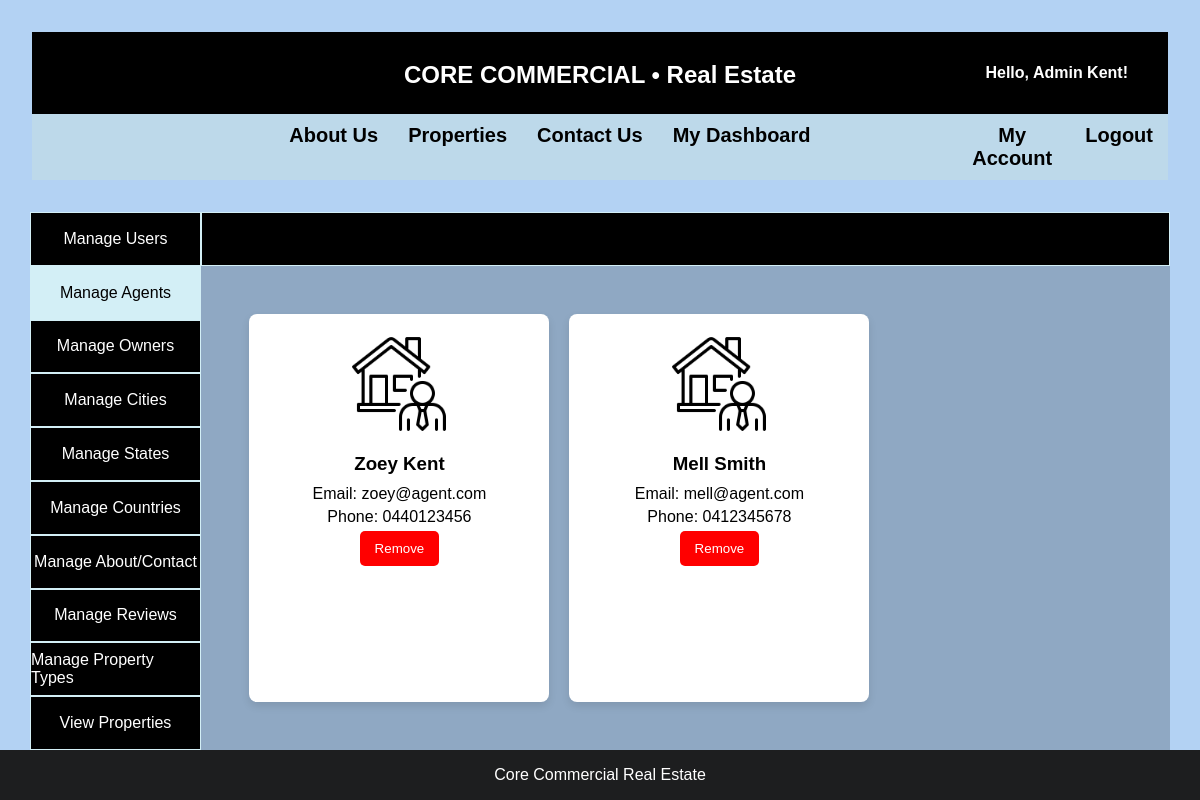
Screenshot of /admin/manage-agents.php (signed in) with the database file from the repository.
### tables this page shows
CREATE TABLE IF NOT EXISTS agents (
    id INT AUTO_INCREMENT PRIMARY KEY,
    name VARCHAR(100) NOT NULL,
    email VARCHAR(100) NOT NULL UNIQUE,
    phone VARCHAR(20)
);

### admin/manage-agents.php (the view, shortened to what this page needs)
<?php
include '../includes/db.php';
$agentsStatement = $pdo->query("SELECT * FROM agents");
$agents = $agentsStatement->fetchAll(PDO::FETCH_ASSOC);
?>
<!DOCTYPE html>
<html lang="en">
<head>
    <link rel="stylesheet" href="../assets/css/style.css">
</head>
<body>
    <div class="admin-dashboard">
        <header class="navbar">
            <nav class="nav-bar-container">
                <div class="nav-left">
                    <h1><a href="../index.php"><b>CORE COMMERCIAL</b> • Real Estate</a></h1>
                </div>
                <div class="nav-right">
                    <?php if (isset($_SESSION['user_id'])): ?>
                        <span id="greeting">Hello, <?php echo htmlspecialchars($_SESSION['name']); ?>!</span>
                    <?php endif; ?>
                </div>
            </nav>
            <nav class="nav-links">
                <ul>
                    <div class="centered-links">
                        <li><a href="../about.php">About Us</a></li>
                        <li><a href="../customer/properties.php">Properties</a></li>
                        <li><a href="../contact.php">Contact Us</a></li>
                        <li><a href="dashboard.php">My Dashboard</a></li>
                    </div>
                    <div class="right-hand-links">
                        <li><a href="../my_account.php">My Account</a></li>
                        <li><a href="../logout.php">Logout</a></li>
                    </div>
                </ul>
            </nav>
        </header>
        <main class="admin-overview">
            <div class="admin-menu">
                <div class="admin-button">
                    <a href="manage-users.php">Manage Users</a>
                </div>
                <div class="admin-button" style="background-color: #d3eff6;">
                    <a href="manage-agents.php" style="color: black">Manage Agents</a>
                </div>
                <div class="admin-button">
                    <a href="manage-owners.php">Manage Owners</a>
                </div>
                <div class="admin-button">
                    <a href="manage-cities.php">Manage Cities</a>
                </div>
                <div class="admin-button">
                    <a href="manage-states.php">Manage States</a>
                </div>
                <div class="admin-button">
                    <a href="manage-countries.php">Manage Countries</a>
                </div>
                <div class="admin-button">
                    <a href="manage-content.php">Manage About/Contact</a>
                </div>
                <div class="admin-button">
                    <a href="manage-reviews.php">Manage Reviews</a>
                </div>
                <div class="admin-button">
                    <a href="manage-property-types.php">Manage Property Types</a>
                </div>
                <div class="admin-button">
                    <a href="view-properties.php">View Properties</a>
                </div>
            </div>
            <div class="admin-stats">
                <div class="admin-title">
                </div>
                <div class="object-list">
                    <?php if (!empty($agents)): ?>
                        <?php foreach ($agents as $agent): ?>
                            <div class="object-card">
                                <img src="../assets/logos/agent.png" alt="Agent Logo" class="object-logo">
                                <h3><?php echo htmlspecialchars($agent['name']); ?></h3>
                                <p>Email: <?php echo htmlspecialchars($agent['email']); ?></p>
                                <p>Phone: <?php echo htmlspecialchars($agent['phone']); ?></p>
                                <form method="POST" action="manage-agents.php"
                                    onsubmit="return confirm('Are you sure you want to remove this agent?');">
                                    <button type="submit" class="delete-button">Remove</button>
                                </form>
                            </div>
                        <?php endforeach; ?>
                    <?php else: ?>
                        <p>No agents found.</p>
                    <?php endif; ?>
                </div>
            </div>
        </main>
        <footer>
            <p>Core Commercial Real Estate</p>
        </footer>
    </div>
</body>
</html>

### assets/css/style.css (style rules this page uses)
* { margin: 0; padding: 0; box-sizing: border-box; }
html, body { height: 100%; width: 100%; overflow-x: hidden; display: flex; flex-direction: column; }
header { color: white; padding: 2rem; font-family: 'Lucida Sans', 'Lucida Sans Regular', 'Lucida Grande', 'Lucida Sans Unicode', Geneva, Verdana, sans-serif; text-align: center; width: 100%; z-index: 1; position: relative; }
nav ul { list-style: none; display: flex; padding: 1rem; font-size: 20px; }
nav ul li { margin: 0 1rem; }
nav ul li a { color: rgb(0, 0, 0); text-decoration: none; transition: color 0.3s; }
nav h1 { padding-bottom: 15px; padding-top: 19px; background-color: black; color: white; text-align: center; position: relative; }
.centered-links { display: flex; width: 90%; justify-content: center; padding-left: 10%; }
.right-hand-links { display: flex; flex-direction: row; }
#greeting { color: white; font-weight: bold; position: absolute; right: 20px; top: 50%; transform: translateY(-50%); white-space: nowrap; }
.nav-right { position: absolute; right: 20px; }
.nav-left h1 { margin: 0; font-size: 24px; text-align: center; }
.nav-left h1 a { color: #fff; text-decoration: none; }
.nav-links { background-color: rgba(191, 218, 233, 0.9); padding: 10px 0; text-align: center; }
.nav-links ul { margin: 0; padding: 0; list-style: none; }
.nav-links ul li { display: inline; margin: 0 15px; }
.nav-links ul li a { text-decoration: none; color: black; font-weight: bold; }
.nav-bar-container { display: flex; justify-content: center; align-items: center; background-color: #000; color: white; padding: 10px 0; position: relative; }
footer { background-color: rgba(24, 24, 24, 0.97); color: white; text-align: center; padding: 1rem; width: 100%; font-family: 'Lucida Sans', 'Lucida Sans Regular', 'Lucida Grande', 'Lucida Sans Unicode', Geneva, Verdana, sans-serif; }
.admin-dashboard { width: 100vw; height: 100vh; background: rgb(179, 210, 243); display: flex; flex-direction: column; justify-content: center; align-items: center; }
.admin-overview { display: flex; height: 86%; width: 95%; justify-content: space-between; background-color: rgba(0, 0, 0, 0.2); font-family: 'Lucida Sans', 'Lucida Sans Regular', 'Lucida Grande', 'Lucida Sans Unicode', Geneva, Verdana, sans-serif; overflow: hidden; }
.admin-menu { display: flex; flex-direction: column; height: 100%; width: 15%; background-color: rgb(0, 0, 0); }
.admin-button { display: flex; justify-content: center; align-items: center; border: 1px solid #d3eff6; background-color: black; color: white; height: 30%; width: 100%; transform: 0.3s ease; }
.admin-button a { color: white; text-decoration: none; display: block; width: 100%; height: 100%; display: flex; justify-content: center; align-items: center; }
.admin-stats { display: flex; flex-direction: column; width: 85%; height: 100%; overflow: hidden; }
.admin-title { display: flex; align-items: center; padding-left: 15%; width: 100%; height: 10%; border: 1px solid #d3eff6; background-color: black; color: white; }
.object-list { padding: 5%; display: flex; flex-wrap: wrap; gap: 20px; width: 100%; height: 90%; overflow-y: auto; }
.object-card { background-color: #fff; padding: 20px; width: 300px; border-radius: 8px; box-shadow: 0 4px 8px rgba(0, 0, 0, 0.1); text-align: center; }
.object-card img.object-logo { width: 100px; height: 100px; margin-bottom: 15px; }
.object-card h3 { margin-bottom: 10px; }
.object-card p { margin: 5px 0; }
.delete-button { background-color: red; color: white; border: none; padding: 10px 15px; border-radius: 5px; cursor: pointer; }

### rows the page displays
agents: name "Zoey Kent", email "zoey@agent.com", phone "0440123456"
agents: name "Mell Smith", email "mell@agent.com", phone "0412345678"

### other values shown
$_SESSION['name'] "Admin Kent"
